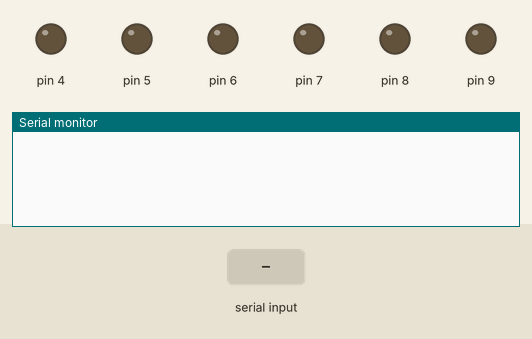
Recording of a sketch running on a simulated Arduino Uno, built with avr-gcc and run on an emulated ATmega328P. Parts: output pins drawn as LEDs (lit = HIGH), the last lines printed to the serial monitor. The test bench sets the inputs (shaded band).

Above: at 1.2 s.
1.3 s: "90,45\n" received over Serial
At 2.4 s:
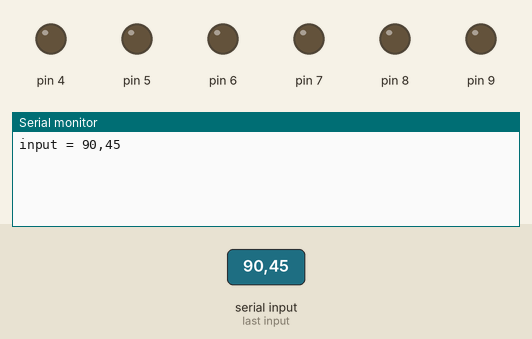
2.8 s: "30,150\n" received over Serial
At 3.5 s:
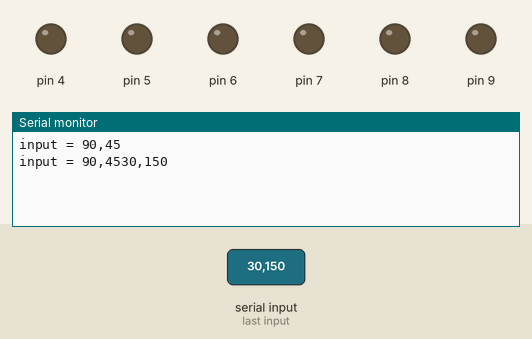

Measured:
- after the input at 1.3 s, the serial monitor: prints a new line at once (image 1)
- after the input at 2.8 s, the serial monitor: prints a new line at once (image 2)

The sketch:

Mettri_joy_test.ino
```cpp
#include "Motor.h"

#define MAX_PWM 100

Motor motorl;
Motor motorr;

float wheel_circumference = 68.5; //cm
const unsigned int WordLength = 8;
int getPWML;
int getPWMR;

void setup() {
  Serial.begin(115200);
  motorl.init(5, 7, 4, 150);
  motorr.init(6, 9, 8, 150);
}

void loop() {
  while (Serial.available() > 0)
  {
    static char Command[WordLength];
    static unsigned int WordPosition = 0;
    char InByte = Serial.read();
    if (InByte != '\n')
    {
      Command[WordPosition] = InByte;
      WordPosition++;
    }
    else
    {
      Command[WordPosition] = '\0';
      Serial.print("input = ");
      Serial.println(Command);
      int Data0 = (Command[0]);
      int Data1 = (Command[1] - '0') * 100;
      int Data2 = (Command[2] - '0') * 10;
      int Data3 = (Command[3] - '0');
      if (Data0 == 43)
      {
        getPWML = (Data1 + Data2 + Data3);
      }
      else if (Data0 == 45)
      {
        getPWML = -(Data1 + Data2 + Data3);
      }
      else
      {
        getPWML = 0;
      }
      int Data4 = (Command[4]);
      int Data5 = (Command[5] - '0') * 100;
      int Data6 = (Command[6] - '0') * 10;
      int Data7 = (Command[7] - '0');
      if (Data4 == 43)
      {
        getPWMR = -(Data5 + Data6 + Data7);
      }
      else if (Data4 == 45)
      {
        getPWMR = (Data5 + Data6 + Data7);
      }
      else
      {
        getPWMR = 0;
      }
//      Serial.print(getPWML);
//      Serial.print(" ");
//      Serial.println(getPWMR);
      motorl.rotate(getPWMR);
      motorr.rotate(getPWML);
    }
  }
}
```

Motor.h
```cpp
#ifndef MOTOR_H
#define MOTOR_H

//#include <Arduino.h>

const float TICKS_PER_METER = 1949;

class Motor
{
private:
    int en, in1, in2, maxPwm;
    double prevTime = 0;
    int prevLeftCount = 0;
public:
    Motor();
    void init(int enIn, int in1In, int in2In, int maxPwmIn);
    void rotate(int pwm);
    void cal_velocity(int encoder_tick);
    double v = 0;
};

Motor::Motor(){}

void Motor::init(int enIn, int in1In, int in2In, int maxPwmIn)
{
    en = enIn;
    in1 = in1In;
    in2 = in2In;
    maxPwm = maxPwmIn;

    pinMode(en, OUTPUT);
    pinMode(in1, OUTPUT);
    pinMode(in2, OUTPUT);

    rotate(0);
}

void Motor::rotate(int pwm)
{
    pwm = constrain(pwm, -maxPwm, maxPwm);
    if (pwm < -1)
    {
        digitalWrite(in1, 1);
        digitalWrite(in2, 0);
        analogWrite(en, -pwm);
    }
    else if (pwm > 1)
    {
        digitalWrite(in1, 0);
        digitalWrite(in2, 1);
        analogWrite(en, pwm);
    }
    else
    {
        digitalWrite(in1, 0);
        digitalWrite(in2, 0);
        analogWrite(en, 0);
    }
}

void Motor::cal_velocity(int encoder_tick)
{
    // Manage rollover and rollunder when we get outside the 16-bit integer range
    float numOfTicks = (65535 + encoder_tick - prevLeftCount) % 65535;

    // If we have had a big jump, it means the tick count has rolled over.
    if (numOfTicks > 10000)
    {
        numOfTicks = 0 - (65535 - numOfTicks);
    }

    // Calculate wheel velocity in meters per second
    v = (numOfTicks / TICKS_PER_METER) / ((millis() / 1000.0) - prevTime);
    // Keep track of the previous tick count
    prevLeftCount = encoder_tick;

    // Update the timestamp
    prevTime = (millis() / 1000.0);
}
#endif
```
